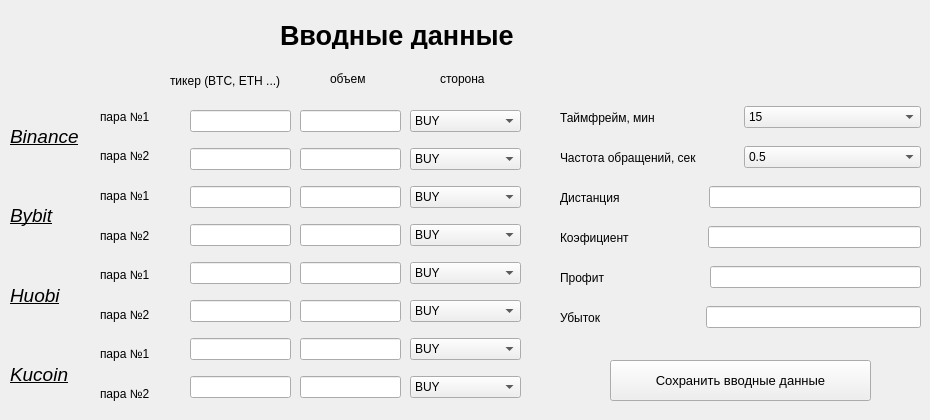
                     <widget class="QWidget" name="widgets">
                      <property name="styleSheet">
                       <string notr="true">b</string>
                      </property>
                      <widget class="QLabel" name="label_2">
                       <property name="geometry">
                        <rect>
                         <x>280</x>
                         <y>20</y>
                         <width>341</width>
                         <height>29</height>
                        </rect>
                       </property>
                       <property name="font">
                        <font>
                         <family>Segoe UI</family>
                         <pointsize>10</pointsize>
                         <weight>50</weight>
                         <italic>false</italic>
                         <bold>false</bold>
                        </font>
                       </property>
                       <property name="text">
                        <string>&lt;html&gt;&lt;head/&gt;&lt;body&gt;&lt;p&gt;&lt;span style=&quot; font-size:20pt; font-weight:600;&quot;&gt;Вводные данные&lt;/span&gt;&lt;/p&gt;&lt;/body&gt;&lt;/html&gt;</string>
                       </property>
                      </widget>
                      <widget class="QLabel" name="label_3">
                       <property name="geometry">
                        <rect>
                         <x>170</x>
                         <y>70</y>
                         <width>131</width>
                         <height>21</height>
                        </rect>
                       </property>
                       <property name="text">
                        <string>тикер (BTC, ETH ...)</string>
                       </property>
                      </widget>
                      <widget class="QLabel" name="label_4">
                       <property name="geometry">
                        <rect>
                         <x>330</x>
                         <y>70</y>
                         <width>67</width>
                         <height>17</height>
                        </rect>
                       </property>
                       <property name="text">
                        <string>объем</string>
                       </property>
                      </widget>
                      <widget class="QLabel" name="label_5">
                       <property name="geometry">
                        <rect>
                         <x>440</x>
                         <y>70</y>
                         <width>67</width>
                         <height>17</height>
                        </rect>
                       </property>
                       <property name="text">
                        <string>сторона</string>
                       </property>
                      </widget>
                      <widget class="QPushButton" name="btn_save_params">
                       <property name="geometry">
                        <rect>
                         <x>610</x>
                         <y>360</y>
                         <width>261</width>
                         <height>41</height>
                        </rect>
                       </property>
                       <property name="minimumSize">
                        <size>
                         <width>0</width>
                         <height>40</height>
                        </size>
                       </property>
                       <property name="font">
                        <font>
                         <family>Segoe UI</family>
                         <pointsize>10</pointsize>
                         <weight>50</weight>
                         <italic>false</italic>
                         <bold>false</bold>
                        </font>
                       </property>
                       <property name="cursor">
                        <cursorShape>PointingHandCursor</cursorShape>
                       </property>
                       <property name="text">
                        <string>Сохранить вводные данные</string>
                       </property>
                      </widget>
                      <widget class="QWidget" name="verticalLayoutWidget">
                       <property name="geometry">
                        <rect>
                         <x>10</x>
                         <y>100</y>
                         <width>91</width>
                         <height>311</height>
                        </rect>
                       </property>
                       <layout class="QVBoxLayout" name="verticalLayout">
                        <item>
                         <widget class="QLabel" name="Binance_2">
                          <property name="text">
                           <string>&lt;html&gt;&lt;head/&gt;&lt;body&gt;&lt;p&gt;&lt;span style=&quot; font-size:14pt; font-style:italic; text-decoration: underline;&quot;&gt;Binance&lt;/span&gt;&lt;/p&gt;&lt;/body&gt;&lt;/html&gt;</string>
                          </property>
                         </widget>
                        </item>
                        <item>
                         <widget class="QLabel" name="Bybit_2">
                          <property name="text">
                           <string>&lt;html&gt;&lt;head/&gt;&lt;body&gt;&lt;p&gt;&lt;span style=&quot; font-size:14pt; font-style:italic; text-decoration: underline;&quot;&gt;Bybit&lt;/span&gt;&lt;/p&gt;&lt;/body&gt;&lt;/html&gt;</string>
                          </property>
                         </widget>
                        </item>
                        <item>
                         <widget class="QLabel" name="Huobi_2">
                          <property name="text">
                           <string>&lt;html&gt;&lt;head/&gt;&lt;body&gt;&lt;p&gt;&lt;span style=&quot; font-size:14pt; font-style:italic; text-decoration: underline;&quot;&gt;Huobi&lt;/span&gt;&lt;/p&gt;&lt;/body&gt;&lt;/html&gt;</string>
                          </property>
                         </widget>
                        </item>
                        <item>
                         <widget class="QLabel" name="Kucoin_2">
                          <property name="text">
                           <string>&lt;html&gt;&lt;head/&gt;&lt;body&gt;&lt;p&gt;&lt;span style=&quot; font-size:14pt; font-style:italic; text-decoration: underline;&quot;&gt;Kucoin&lt;/span&gt;&lt;/p&gt;&lt;/body&gt;&lt;/html&gt;</string>
                          </property>
                         </widget>
                        </item>
                       </layout>
                      </widget>
                      <widget class="QWidget" name="verticalLayoutWidget_2">
                       <property name="geometry">
                        <rect>
                         <x>190</x>
                         <y>100</y>
                         <width>101</width>
                         <height>311</height>
                        </rect>
                       </property>
                       <layout class="QVBoxLayout" name="verticalLayout_16">
                        <item>
                         <widget class="QLineEdit" name="binance_symbol_1"/>
                        </item>
                        <item>
                         <widget class="QLineEdit" name="binance_symbol_2"/>
                        </item>
                        <item>
                         <widget class="QLineEdit" name="bybit_symbol_1"/>
                        </item>
                        <item>
                         <widget class="QLineEdit" name="bybit_symbol_2"/>
                        </item>
                        <item>
                         <widget class="QLineEdit" name="huobi_symbol_1"/>
                        </item>
                        <item>
                         <widget class="QLineEdit" name="huobi_symbol_2"/>
                        </item>
                        <item>
                         <widget class="QLineEdit" name="kucoin_symbol_1"/>
                        </item>
                        <item>
                         <widget class="QLineEdit" name="kucoin_symbol_2"/>
                        </item>
                       </layout>
                      </widget>
                      <widget class="QWidget" name="verticalLayoutWidget_3">
                       <property name="geometry">
                        <rect>
                         <x>100</x>
                         <y>100</y>
                         <width>91</width>
                         <height>311</height>
                        </rect>
                       </property>
                       <layout class="QVBoxLayout" name="verticalLayout_17">
                        <item>
                         <widget class="QLabel" name="pair_1_1">
                          <property name="text">
                           <string>&lt;html&gt;&lt;head/&gt;&lt;body&gt;&lt;p&gt;пара №1&lt;/p&gt;&lt;/body&gt;&lt;/html&gt;</string>
                          </property>
                         </widget>
                        </item>
                        <item>
                         <widget class="QLabel" name="pair_1_2">
                          <property name="text">
                           <string>&lt;html&gt;&lt;head/&gt;&lt;body&gt;&lt;p&gt;пара №2&lt;/p&gt;&lt;/body&gt;&lt;/html&gt;</string>
                          </property>
                         </widget>
                        </item>
                        <item>
                         <widget class="QLabel" name="pair_1_4">
                          <property name="text">
                           <string>&lt;html&gt;&lt;head/&gt;&lt;body&gt;&lt;p&gt;пара №1&lt;/p&gt;&lt;/body&gt;&lt;/html&gt;</string>
                          </property>
                         </widget>
                        </item>
                        <item>
                         <widget class="QLabel" name="pair_1_3">
                          <property name="text">
                           <string>&lt;html&gt;&lt;head/&gt;&lt;body&gt;&lt;p&gt;пара №2&lt;/p&gt;&lt;/body&gt;&lt;/html&gt;</string>
                          </property>
                         </widget>
                        </item>
                        <item>
                         <widget class="QLabel" name="pair_1_5">
                          <property name="text">
                           <string>&lt;html&gt;&lt;head/&gt;&lt;body&gt;&lt;p&gt;пара №1&lt;/p&gt;&lt;/body&gt;&lt;/html&gt;</string>
                          </property>
                         </widget>
                        </item>
                        <item>
                         <widget class="QLabel" name="pair_1_6">
                          <property name="text">
                           <string>&lt;html&gt;&lt;head/&gt;&lt;body&gt;&lt;p&gt;пара №2&lt;/p&gt;&lt;/body&gt;&lt;/html&gt;</string>
                          </property>
                         </widget>
                        </item>
                        <item>
                         <widget class="QLabel" name="pair_1_7">
                          <property name="text">
                           <string>&lt;html&gt;&lt;head/&gt;&lt;body&gt;&lt;p&gt;пара №1&lt;/p&gt;&lt;/body&gt;&lt;/html&gt;</string>
                          </property>
                         </widget>
                        </item>
                        <item>
                         <widget class="QLabel" name="pair_1_8">
                          <property name="text">
                           <string>&lt;html&gt;&lt;head/&gt;&lt;body&gt;&lt;p&gt;пара №2&lt;/p&gt;&lt;/body&gt;&lt;/html&gt;</string>
                          </property>
                         </widget>
                        </item>
                       </layout>
                      </widget>
                      <widget class="QWidget" name="verticalLayoutWidget_4">
                       <property name="geometry">
                        <rect>
                         <x>300</x>
                         <y>100</y>
                         <width>101</width>
                         <height>311</height>
                        </rect>
                       </property>
                       <layout class="QVBoxLayout" name="verticalLayout_18">
                        <item>
                         <widget class="QLineEdit" name="binance_qty_1"/>
                        </item>
                        <item>
                         <widget class="QLineEdit" name="binance_qty_2"/>
                        </item>
                        <item>
                         <widget class="QLineEdit" name="bybit_qty_1"/>
                        </item>
                        <item>
                         <widget class="QLineEdit" name="bybit_qty_2"/>
                        </item>
                        <item>
                         <widget class="QLineEdit" name="huobi_qty_1"/>
                        </item>
                        <item>
                         <widget class="QLineEdit" name="huobi_qty_2"/>
                        </item>
                        <item>
                         <widget class="QLineEdit" name="kucoin_qty_1"/>
                        </item>
                        <item>
                         <widget class="QLineEdit" name="kucoin_qty_2"/>
                        </item>
                       </layout>
                      </widget>
                      <widget class="QWidget" name="verticalLayoutWidget_5">
                       <property name="geometry">
                        <rect>
                         <x>410</x>
                         <y>100</y>
                         <width>111</width>
                         <height>308</height>
                        </rect>
                       </property>
                       <layout class="QVBoxLayout" name="verticalLayout_19">
                        <item>
                         <widget class="QComboBox" name="binance_side_1">
                          <property name="styleSheet">
                           <string notr="true">selection-color: rgb(0, 0, 0);</string>
                          </property>
                          <property name="currentText">
                           <string>BUY</string>
                          </property>
                          <item>
                           <property name="text">
                            <string>BUY</string>
                           </property>
                          </item>
                          <item>
                           <property name="text">
                            <string>SELL</string>
                           </property>
                          </item>
                         </widget>
                        </item>
                        <item>
                         <widget class="QComboBox" name="binance_side_2">
                          <property name="styleSheet">
                           <string notr="true">selection-color: rgb(0, 0, 0);</string>
                          </property>
                          <property name="currentText">
                           <string>BUY</string>
                          </property>
                          <item>
                           <property name="text">
                            <string>BUY</string>
                           </property>
                          </item>
                          <item>
                           <property name="text">
                            <string>SELL</string>
                           </property>
                          </item>
                         </widget>
                        </item>
                        <item>
                         <widget class="QComboBox" name="bybit_side_1">
                          <property name="styleSheet">
                           <string notr="true">selection-color: rgb(0, 0, 0);</string>
                          </property>
                          <property name="currentText">
                           <string>BUY</string>
                          </property>
                          <item>
                           <property name="text">
                            <string>BUY</string>
                           </property>
                          </item>
                          <item>
                           <property name="text">
                            <string>SELL</string>
                           </property>
                          </item>
                         </widget>
                        </item>
                        <item>
                         <widget class="QComboBox" name="bybit_side_2">
                          <property name="styleSheet">
                           <string notr="true">selection-color: rgb(0, 0, 0);</string>
                          </property>
                          <property name="currentText">
                           <string>BUY</string>
                          </property>
                          <item>
                           <property name="text">
                            <string>BUY</string>
                           </property>
                          </item>
                          <item>
                           <property name="text">
                            <string>SELL</string>
                           </property>
                          </item>
                         </widget>
                        </item>
                        <item>
                         <widget class="QComboBox" name="huobi_side_1">
                          <property name="styleSheet">
                           <string notr="true">selection-color: rgb(0, 0, 0);</string>
                          </property>
                          <property name="currentText">
                           <string>BUY</string>
                          </property>
                          <item>
                           <property name="text">
                            <string>BUY</string>
                           </property>
                          </item>
                          <item>
                           <property name="text">
                            <string>SELL</string>
                           </property>
                          </item>
                         </widget>
                        </item>
                        <item>
                         <widget class="QComboBox" name="huobi_side_2">
                          <property name="styleSheet">
                           <string notr="true">selection-color: rgb(0, 0, 0);</string>
                          </property>
                          <property name="currentText">
                           <string>BUY</string>
                          </property>
                          <item>
                           <property name="text">
                            <string>BUY</string>
                           </property>
                          </item>
                          <item>
                           <property name="text">
                            <string>SELL</string>
                           </property>
                          </item>
                         </widget>
                        </item>
                        <item>
                         <widget class="QComboBox" name="kucoin_side_1">
                          <property name="styleSheet">
                           <string notr="true">selection-color: rgb(0, 0, 0);</string>
                          </property>
                          <property name="currentText">
                           <string>BUY</string>
                          </property>
                          <item>
                           <property name="text">
                            <string>BUY</string>
                           </property>
                          </item>
                          <item>
                           <property name="text">
                            <string>SELL</string>
                           </property>
                          </item>
                         </widget>
                        </item>
                        <item>
                         <widget class="QComboBox" name="kucoin_side_2">
                          <property name="styleSheet">
                           <string notr="true">selection-color: rgb(0, 0, 0);</string>
                          </property>
                          <property name="currentText">
                           <string>BUY</string>
                          </property>
                          <item>
                           <property name="text">
                            <string>BUY</string>
                           </property>
                          </item>
                          <item>
                           <property name="text">
                            <string>SELL</string>
                           </property>
                          </item>
                         </widget>
                        </item>
                       </layout>
                      </widget>
                      <widget class="QWidget" name="horizontalLayoutWidget">
                       <property name="geometry">
                        <rect>
                         <x>560</x>
                         <y>100</y>
                         <width>361</width>
                         <height>35</height>
                        </rect>
                       </property>
                       <layout class="QHBoxLayout" name="horizontalLayout_6">
                        <item>
                         <widget class="QLabel" name="label_time_work">
                          <property name="text">
                           <string>Таймфрейм, мин</string>
                          </property>
                         </widget>
                        </item>
                        <item>
                         <widget class="QComboBox" name="time_work">
                          <property name="styleSheet">
                           <string notr="true">selection-color: rgb(0, 0, 0);</string>
                          </property>
                          <property name="currentText">
                           <string>15</string>
                          </property>
                          <item>
                           <property name="text">
                            <string>15</string>
                           </property>
                          </item>
                          <item>
                           <property name="text">
                            <string>30</string>
                           </property>
                          </item>
                          <item>
                           <property name="text">
                            <string>60</string>
                           </property>
                          </item>
                         </widget>
                        </item>
                       </layout>
                      </widget>
                      <widget class="QWidget" name="horizontalLayoutWidget_2">
                       <property name="geometry">
                        <rect>
                         <x>560</x>
                         <y>140</y>
                         <width>361</width>
                         <height>35</height>
                        </rect>
                       </property>
                       <layout class="QHBoxLayout" name="horizontalLayout_7">
                        <item>
                         <widget class="QLabel" name="label_time_update">
                          <property name="text">
                           <string>Частота обращений, сек</string>
                          </property>
                         </widget>
                        </item>
                        <item>
                         <widget class="QComboBox" name="time_update">
                          <property name="styleSheet">
                           <string notr="true">selection-color: rgb(0, 0, 0);</string>
                          </property>
                          <property name="currentText">
                           <string>0.5</string>
                          </property>
                          <item>
                           <property name="text">
                            <string>0.5</string>
                           </property>
                          </item>
                          <item>
                           <property name="text">
                            <string>1</string>
                           </property>
                          </item>
                          <item>
                           <property name="text">
                            <string>1.5</string>
                           </property>
                          </item>
                          <item>
                           <property name="text">
                            <string>2</string>
                           </property>
                          </item>
                          <item>
                           <property name="text">
                            <string>3</string>
                           </property>
                          </item>
                         </widget>
                        </item>
                       </layout>
                      </widget>
                      <widget class="QWidget" name="horizontalLayoutWidget_3">
                       <property name="geometry">
                        <rect>
                         <x>560</x>
                         <y>180</y>
                         <width>361</width>
                         <height>35</height>
                        </rect>
                       </property>
                       <layout class="QHBoxLayout" name="horizontalLayout_8">
                        <item>
                         <widget class="QLabel" name="label_distance_num">
                          <property name="text">
                           <string>Дистанция                         </string>
                          </property>
                         </widget>
                        </item>
                        <item>
                         <widget class="QLineEdit" name="distance_num"/>
                        </item>
                       </layout>
                      </widget>
                      <widget class="QWidget" name="horizontalLayoutWidget_4">
                       <property name="geometry">
                        <rect>
                         <x>560</x>
                         <y>220</y>
                         <width>361</width>
                         <height>35</height>
                        </rect>
                       </property>
                       <layout class="QHBoxLayout" name="horizontalLayout_9">
                        <item>
                         <widget class="QLabel" name="label_coefficient">
                          <property name="text">
                           <string>Коэфициент                      </string>
                          </property>
                         </widget>
                        </item>
                        <item>
                         <widget class="QLineEdit" name="coefficient"/>
                        </item>
                       </layout>
                      </widget>
                      <widget class="QWidget" name="horizontalLayoutWidget_5">
                       <property name="geometry">
                        <rect>
                         <x>560</x>
                         <y>260</y>
                         <width>361</width>
                         <height>35</height>
                        </rect>
                       </property>
                       <layout class="QHBoxLayout" name="horizontalLayout_10">
                        <item>
                         <widget class="QLabel" name="label_profit">
                          <property name="text">
                           <string>Профит                              </string>
                          </property>
                         </widget>
                        </item>
                        <item>
                         <widget class="QLineEdit" name="profit"/>
                        </item>
                       </layout>
                      </widget>
                      <widget class="QWidget" name="horizontalLayoutWidget_6">
                       <property name="geometry">
                        <rect>
                         <x>560</x>
                         <y>300</y>
                         <width>361</width>
                         <height>35</height>
                        </rect>
                       </property>
                       <layout class="QHBoxLayout" name="horizontalLayout_11">
                        <item>
                         <widget class="QLabel" name="label_loss">
                          <property name="text">
                           <string>Убыток                              </string>
                          </property>
                         </widget>
                        </item>
                        <item>
                         <widget class="QLineEdit" name="loss"/>
                        </item>
                       </layout>
                      </widget>
                     </widget>
